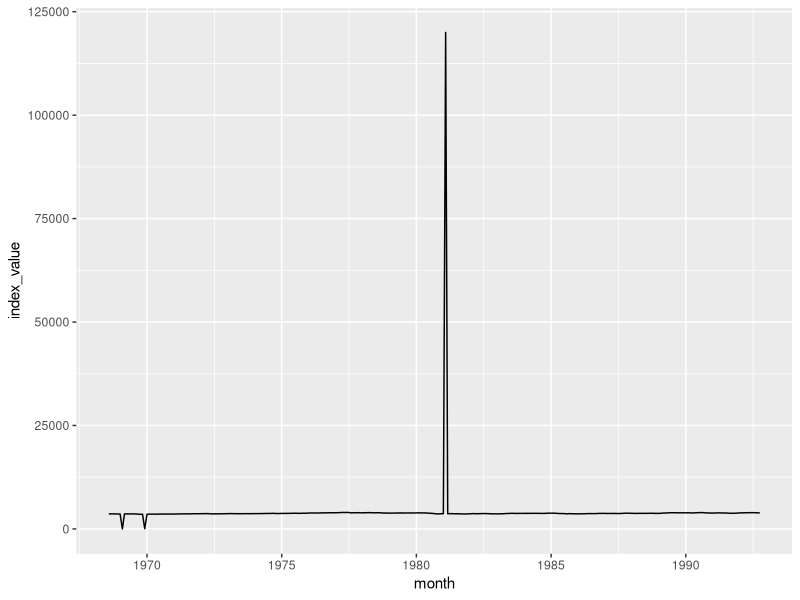
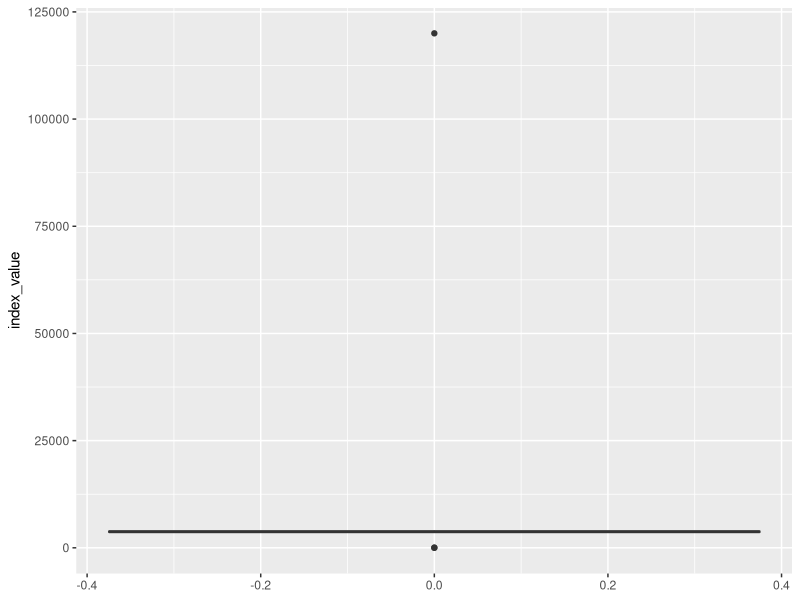
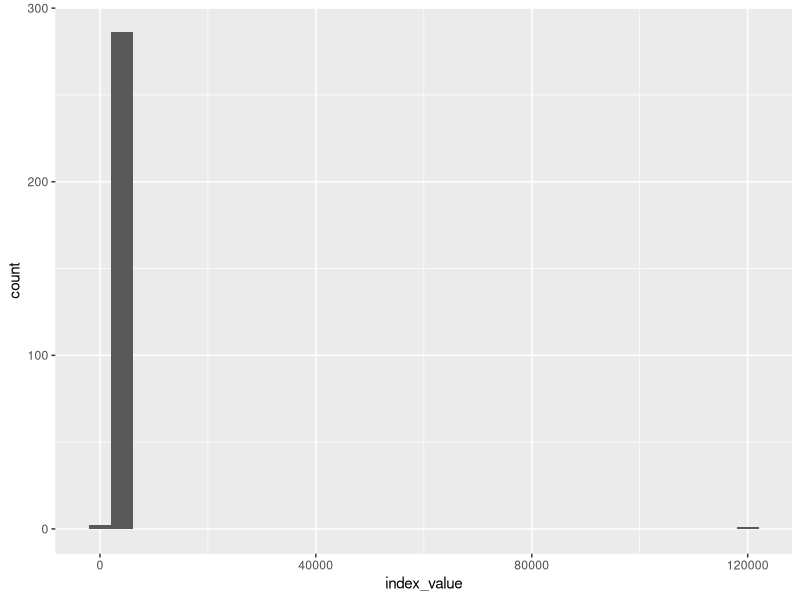
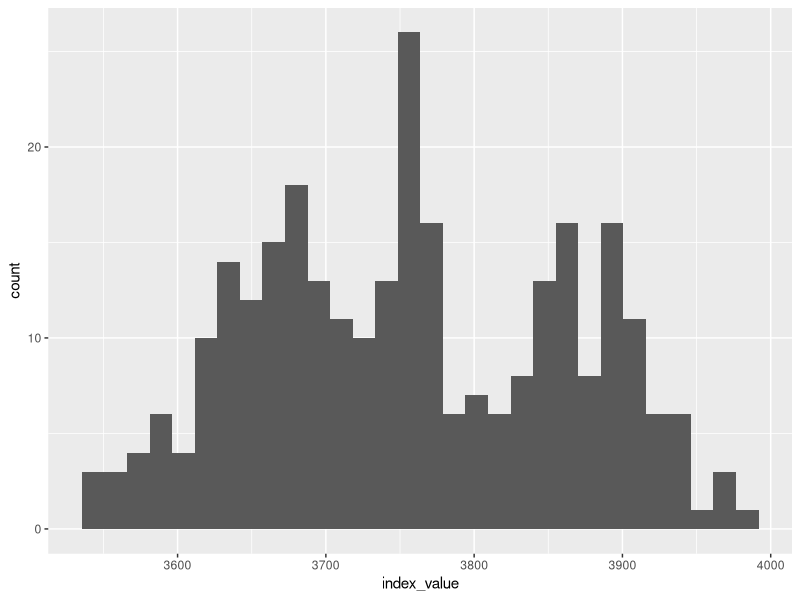
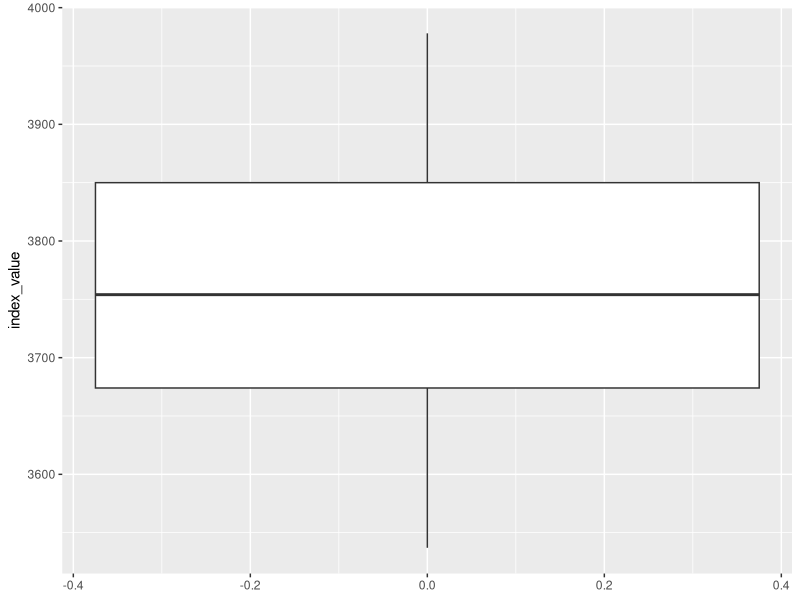
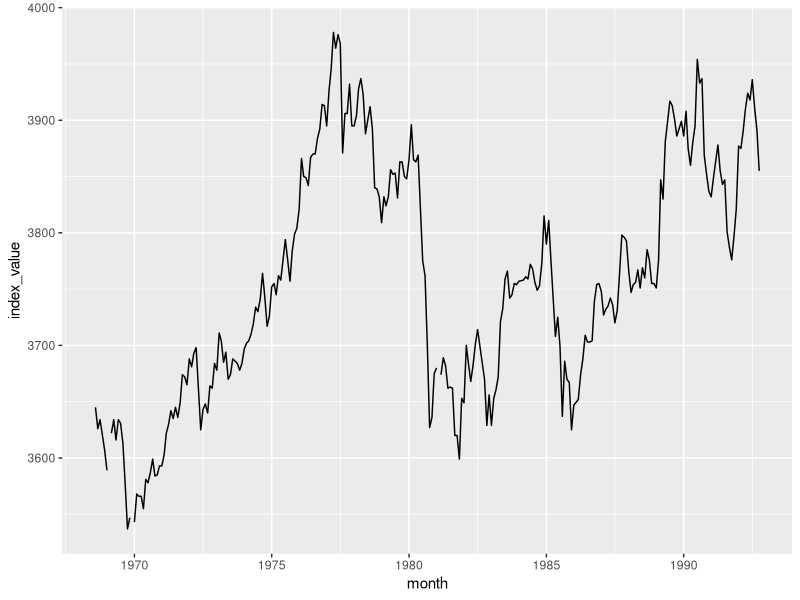
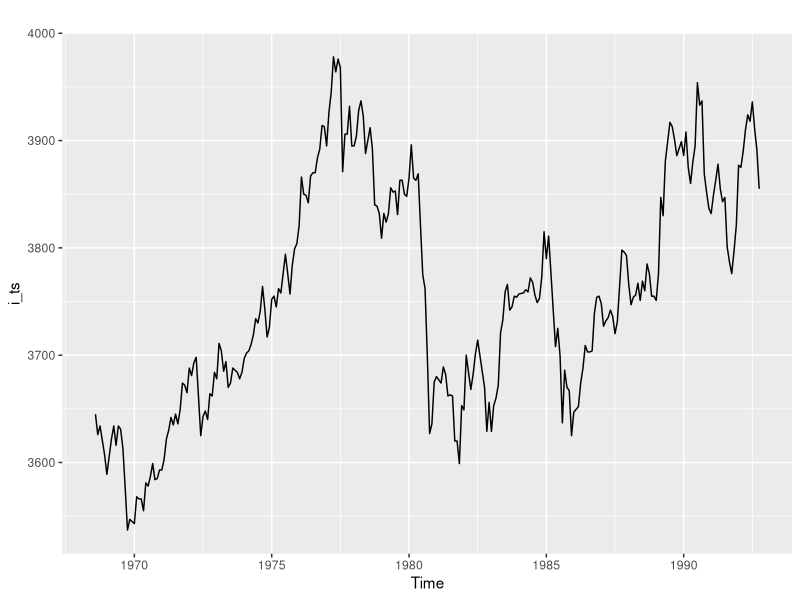
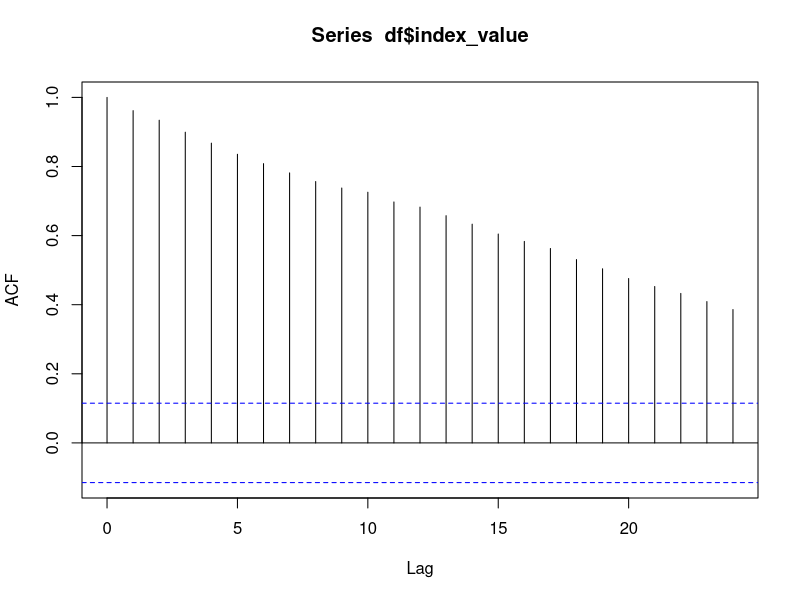

Here is the R script that generated these plots, in order:
## ---- chunk 1
library(readxl)
library(ggplot2)
library(dplyr)
library(forecast)
library(zoo)
df = read_excel('Dow_Jones.xlsx', skip=15, col_names = c("month", "index_value"))
df
## ---- chunk 2
summary(df)
str(df)
nrow(df)
## ---- chunk 3
ggplot(data=df, aes(x=month, y=index_value)) + geom_line()
## ---- chunk 4
ggplot(data=df,aes(y=index_value)) + geom_boxplot()
## ---- chunk 5
ggplot(data=df, aes(x=index_value)) + geom_histogram()
## ---- chunk 6
Q1 = quantile(df$index_value, .25, na.rm=TRUE)
Q3 = quantile(df$index_value, .75, na.rm=TRUE)
IQR = IQR(df$index_value, na.rm=TRUE)

df = df %>%
  mutate(index_value = ifelse(df$index_value > (Q1 - 1.5*IQR) &
                              df$index_value < (Q3 + 1.5*IQR), index_value, NA) 
         )

## ---- chunk 7
sum(is.na(df$index_value))
## ---- chunk 8
ggplot(data=df, aes(x=index_value)) + geom_histogram()
## ---- chunk 9
ggplot(data=df,aes(y=index_value)) + geom_boxplot()
## ---- chunk 10
ggplot(data=df, aes(x=month, y=index_value)) + geom_line()
## ---- chunk 11
i_ts = ts(df$index_value,start=c(1968,8),end=c(1992,10),frequency=12)
i_ts =  na.approx(i_ts);
sum(is.na(i_ts))

## ---- chunk 12
autoplot(i_ts)
## ---- chunk 13
acf(df$index_value, na.action = na.pass)
## ---- chunk 14
pacf(df$index_value, na.action = na.pass)
## ---- chunk 15
decomposed =  decompose(i_ts)

plot(decomposed)
## ---- chunk 16
tsWithoutTrend = i_ts/decomposed$trend
plot(i_ts-decomposed$trend)
plot(i_ts-decomposed$seasonal)
## ---- chunk 17
startYear = 1968

while (startYear < 1992) {
  plot(window(i_ts, start=c(startYear,1), end=c(startYear+1,1)))
  startYear =startYear+1
}
## ---- chunk 18
startYear = 1968

while (startYear < 1992) {
  plot(window(i_ts, start=c(startYear,1), end=c(startYear+2,1)))
  startYear =startYear+2
}
## ---- chunk 19
startYear = 1968

while (startYear < 1992) {
  plot(window(i_ts, start=c(startYear,1), end=c(startYear+5,1)))
  startYear =startYear+5
}
## ---- chunk 20
startYear = 1968

while (startYear < 1998) {
  plot(window(i_ts, start=c(startYear,1), end=c(startYear+10,1)))
  startYear =startYear+10
}
## ---- chunk 21
train = head(i_ts,length(i_ts)-4)
test = tail(i_ts, 4)

is_no_trend = diff(i_ts)
train_no_trend = head(is_no_trend,length(is_no_trend)-4)
test_no_trend = tail(is_no_trend, 4)
## ---- chunk 22
autoplot(train_no_trend)
## ---- chunk 23
basic_model_ses = ses(train_no_trend,  h=4)
basic_model_ses$model
## ---- chunk 24
autoplot(basic_model_ses)
## ---- chunk 25
autoplot(train_no_trend) +
  autolayer(basic_model_ses$mean,
            color = "red") 
## ---- chunk 26
 autoplot(test_no_trend) +
  autolayer(basic_model_ses, alpha=0.5) +
  ggtitle("Predicted vs actuals")
## ---- chunk 27
hist(basic_model_ses$residuals)
## ---- chunk 28
plot(basic_model_ses$fitted, basic_model_ses$residuals)
title("fitted vs residuals")
## ---- chunk 29
# comparing our model
alpha = seq(.01, .99, by = .01)
RMSE = c()
for(i in seq_along(alpha)) {
  fit = ses(train_no_trend, alpha = alpha[i],
             h = 4)
  RMSE[i] = accuracy(fit,
                      test_no_trend)[2,2]
}
alpha_fit = data_frame(alpha, RMSE)
alpha_min = filter(alpha_fit,
                    RMSE == min(RMSE))
 
alpha_min
## ---- chunk 30

ggplot(alpha_fit, aes(alpha, RMSE)) +
  geom_line() +
  geom_point(data = alpha_min,
             aes(alpha, RMSE),
             size = 2, color = "red")
## ---- chunk 31
final_model_ses = ses(train_no_trend, alpha=.99, h=4)
autoplot(final_model_ses)

## ---- chunk 32
final_model_ses$model
## ---- chunk 33
autoplot(train_no_trend) +
  autolayer(final_model_ses$mean,
            color = "red") 
## ---- chunk 34
 autoplot(test_no_trend) +
  autolayer(final_model_ses, alpha=0.5) +
  ggtitle("Predicted vs actuals")
## ---- chunk 35
hist(final_model_ses$residuals)
## ---- chunk 36
plot(final_model_ses$fitted, final_model_ses$residuals)
title("fitted vs residuals")
## ---- chunk 37
accuracy(basic_model_ses, test_no_trend)
## ---- chunk 38
accuracy(final_model_ses, test_no_trend)
## ---- chunk 39

p1 <- autoplot(basic_model_ses) +
  coord_cartesian(ylim = c(-120, 120)) +
  ggtitle("Original SES Model") 
p2 <- autoplot(final_model_ses) +
  coord_cartesian(ylim = c(-120, 120)) +
  ggtitle("Optimal SES Model") 


gridExtra::grid.arrange(p1, p2, nrow = 1)
## ---- chunk 40
holt_model_basic = holt(train, h=4)
holt_model_basic$model
## ---- chunk 41
autoplot(holt_model_basic)
## ---- chunk 42
autoplot(test) +
  autolayer(holt_model_basic, alpha= 0.5) +
  ggtitle("Predicted vs actuals")
## ---- chunk 43
hist(holt_model_basic$residuals)
## ---- chunk 44
plot(holt_model_basic$fitted, holt_model_basic$residuals)
title("fitted vs residuals")
## ---- chunk 45
autoplot(train) +
  autolayer(holt_model_basic$mean,
            color = "red") 
## ---- chunk 46
beta = seq(.0001, .5, by = .001)
RMSE = c()
for(i in seq_along(beta)) {
  fit = holt(train, 
              beta = beta[i],
              h = 4)
  RMSE[i] = accuracy(fit,
                      test)[2,2]
}

beta_fit = data_frame(beta, RMSE)
beta_min = filter(beta_fit,
                   RMSE == min(RMSE))
 
beta_min
## ---- chunk 47
ggplot(beta_fit, aes(beta, RMSE)) +
  geom_line() +
  geom_point(data = beta_min,
             aes(beta, RMSE),
             size = 2, color = "red") +
  ggtitle("beta vs RMSE")
## ---- chunk 48
final_model_holt = holt(train,
                    beta = 1e-04,
                    h = 4)

final_model_holt$model
## ---- chunk 49
autoplot(test) +
  autolayer(final_model_holt, alpha= 0.5) +
  ggtitle("Predicted vs actuals")
## ---- chunk 50
hist(final_model_holt$residuals)
## ---- chunk 51
plot(final_model_holt$fitted, final_model_holt$residuals)
title("fitted vs residuals")
## ---- chunk 52
autoplot(train) +
  autolayer(final_model_holt$mean,
            color = "red") 
## ---- chunk 53
accuracy(holt_model_basic, test)
## ---- chunk 54
accuracy(final_model_holt, test)
## ---- chunk 55
p1 <- autoplot(holt_model_basic) +
  coord_cartesian(ylim = c(3500, 4030)) +
  ggtitle("Original Holt's model") 
 
p2 <- autoplot(final_model_holt) +
  coord_cartesian(ylim = c(3500, 4030)) +
  ggtitle("Optimal Holt's model")

gridExtra::grid.arrange(p1, p2, nrow=1)
